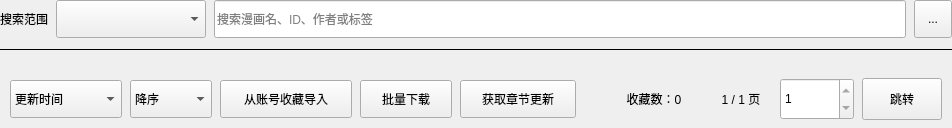
<?xml version="1.0" encoding="UTF-8"?>
<ui version="4.0">
 <class>LocalFavoritePage</class>
 <widget class="QFrame" name="localFavoritePage">
  <property name="frameShape"><enum>QFrame::Shape::NoFrame</enum></property>
  <layout class="QVBoxLayout" name="localFavoriteRootLayout">
   <property name="leftMargin"><number>0</number></property>
   <property name="topMargin"><number>0</number></property>
   <property name="rightMargin"><number>0</number></property>
   <property name="bottomMargin"><number>0</number></property>
   <property name="spacing"><number>10</number></property>
   <item>
    <layout class="QHBoxLayout" name="localFavoriteSearchRow">
     <property name="spacing"><number>8</number></property>
     <item><widget class="QLabel" name="localFavoriteSearchLabel"><property name="text"><string>&#x641C;&#x7D22;&#x8303;&#x56F4;</string></property></widget></item>
     <item><widget class="QComboBox" name="localFavoriteFolderCombo"><property name="minimumSize"><size><width>150</width><height>38</height></size></property><property name="maximumSize"><size><width>230</width><height>38</height></size></property></widget></item>
     <item><widget class="QLineEdit" name="localFavoriteSearchEdit"><property name="minimumSize"><size><width>0</width><height>38</height></size></property><property name="placeholderText"><string>&#x641C;&#x7D22;&#x6F2B;&#x753B;&#x540D;&#x3001;ID&#x3001;&#x4F5C;&#x8005;&#x6216;&#x6807;&#x7B7E;</string></property><property name="clearButtonEnabled"><bool>true</bool></property></widget></item>
     <item><widget class="QToolButton" name="localFavoriteFolderMenuButton"><property name="minimumSize"><size><width>38</width><height>38</height></size></property><property name="maximumSize"><size><width>38</width><height>38</height></size></property><property name="text"><string>...</string></property><property name="toolTip"><string>&#x7BA1;&#x7406;&#x672C;&#x5730;&#x6536;&#x85CF;&#x5939;</string></property></widget></item>
    </layout>
   </item>
   <item><widget class="QFrame" name="localFavoriteAccentLine"><property name="minimumSize"><size><width>0</width><height>2</height></size></property><property name="maximumSize"><size><width>16777215</width><height>2</height></size></property><property name="frameShape"><enum>QFrame::Shape::HLine</enum></property></widget></item>
   <item>
    <widget class="QFrame" name="localFavoriteFeedHost">
     <property name="sizePolicy"><sizepolicy hsizetype="Expanding" vsizetype="Expanding"><horstretch>0</horstretch><verstretch>1</verstretch></sizepolicy></property>
     <property name="frameShape"><enum>QFrame::Shape::NoFrame</enum></property>
     <layout class="QVBoxLayout" name="localFavoriteFeedHostLayout">
      <property name="leftMargin"><number>0</number></property>
      <property name="topMargin"><number>0</number></property>
      <property name="rightMargin"><number>0</number></property>
      <property name="bottomMargin"><number>0</number></property>
      <property name="spacing"><number>0</number></property>
     </layout>
    </widget>
   </item>
   <item>
    <widget class="QFrame" name="localFavoriteBottomBar">
     <property name="minimumSize"><size><width>0</width><height>58</height></size></property>
     <property name="maximumSize"><size><width>16777215</width><height>58</height></size></property>
     <layout class="QHBoxLayout" name="localFavoriteBottomLayout">
      <property name="leftMargin"><number>10</number></property>
      <property name="topMargin"><number>8</number></property>
      <property name="rightMargin"><number>10</number></property>
      <property name="bottomMargin"><number>8</number></property>
      <property name="spacing"><number>8</number></property>
      <item><widget class="QComboBox" name="localFavoriteSortCombo"><property name="minimumSize"><size><width>112</width><height>38</height></size></property><item><property name="text"><string>&#x66F4;&#x65B0;&#x65F6;&#x95F4;</string></property><property name="userData"><string>updated_at</string></property></item><item><property name="text"><string>&#x6536;&#x85CF;&#x65F6;&#x95F4;</string></property><property name="userData"><string>added_at</string></property></item></widget></item>
      <item><widget class="QComboBox" name="localFavoriteDirectionCombo"><property name="minimumSize"><size><width>82</width><height>38</height></size></property><item><property name="text"><string>&#x964D;&#x5E8F;</string></property><property name="userData"><bool>true</bool></property></item><item><property name="text"><string>&#x5347;&#x5E8F;</string></property><property name="userData"><bool>false</bool></property></item></widget></item>
      <item><widget class="QPushButton" name="localFavoriteImportButton"><property name="minimumSize"><size><width>132</width><height>38</height></size></property><property name="text"><string>&#x4ECE;&#x8D26;&#x53F7;&#x6536;&#x85CF;&#x5BFC;&#x5165;</string></property></widget></item>
      <item><widget class="QPushButton" name="localFavoriteBatchDownloadButton"><property name="minimumSize"><size><width>92</width><height>38</height></size></property><property name="text"><string>&#x6279;&#x91CF;&#x4E0B;&#x8F7D;</string></property></widget></item>
      <item><widget class="QPushButton" name="localFavoriteUpdateButton"><property name="minimumSize"><size><width>116</width><height>38</height></size></property><property name="text"><string>&#x83B7;&#x53D6;&#x7AE0;&#x8282;&#x66F4;&#x65B0;</string></property></widget></item>
      <item><spacer name="localFavoriteBottomSpacer"><property name="orientation"><enum>Qt::Orientation::Horizontal</enum></property><property name="sizeType"><enum>QSizePolicy::Policy::Expanding</enum></property></spacer></item>
      <item><widget class="QLabel" name="localFavoriteTaskLabel"><property name="text"><string/></property><property name="alignment"><set>Qt::AlignmentFlag::AlignRight|Qt::AlignmentFlag::AlignVCenter</set></property></widget></item>
      <item><widget class="QLabel" name="localFavoriteCountLabel"><property name="minimumSize"><size><width>96</width><height>0</height></size></property><property name="text"><string>&#x6536;&#x85CF;&#x6570;&#xFF1A;0</string></property><property name="alignment"><set>Qt::AlignmentFlag::AlignCenter</set></property></widget></item>
      <item><widget class="QLabel" name="localFavoritePageLabel"><property name="minimumSize"><size><width>62</width><height>0</height></size></property><property name="text"><string>1 / 1 &#x9875;</string></property><property name="alignment"><set>Qt::AlignmentFlag::AlignCenter</set></property></widget></item>
      <item><widget class="QSpinBox" name="localFavoritePageSpin"><property name="minimumSize"><size><width>74</width><height>42</height></size></property><property name="maximumSize"><size><width>88</width><height>42</height></size></property><property name="alignment"><set>Qt::AlignmentFlag::AlignLeft|Qt::AlignmentFlag::AlignVCenter</set></property><property name="minimum"><number>1</number></property><property name="maximum"><number>1</number></property></widget></item>
      <item><widget class="QPushButton" name="localFavoriteJumpButton"><property name="minimumSize"><size><width>68</width><height>42</height></size></property><property name="text"><string>&#x8DF3;&#x8F6C;</string></property></widget></item>
     </layout>
    </widget>
   </item>
  </layout>
 </widget>
 <resources/>
 <connections/>
</ui>
